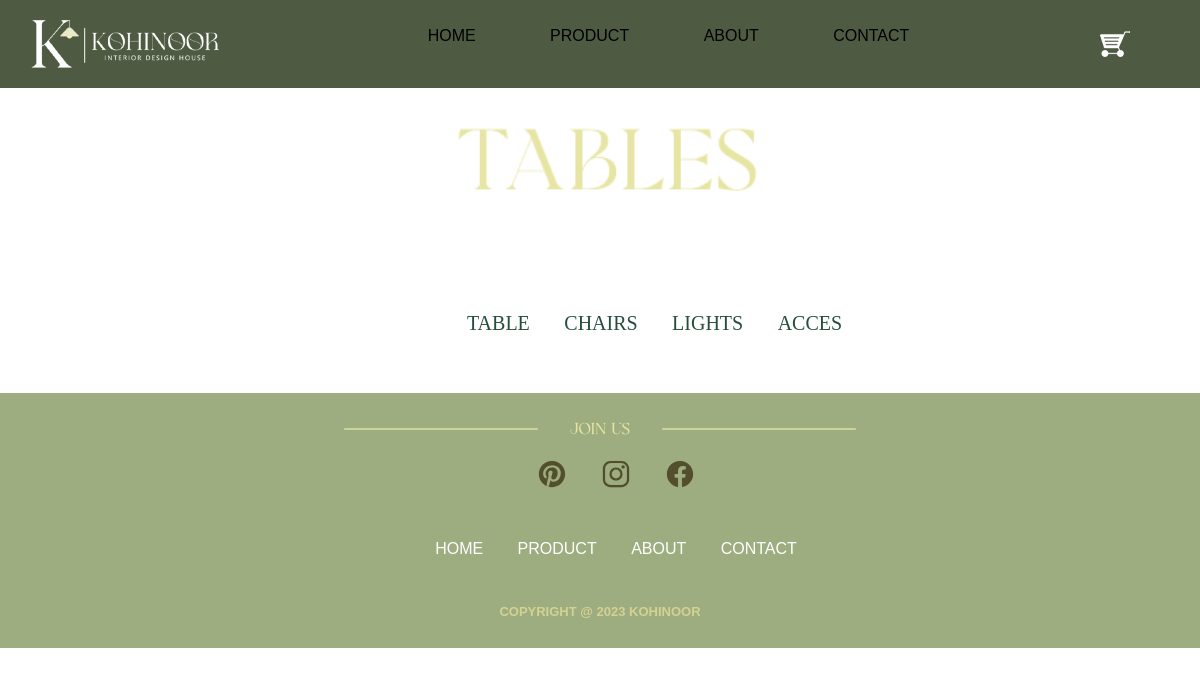
The app's page /tables.php, older data.
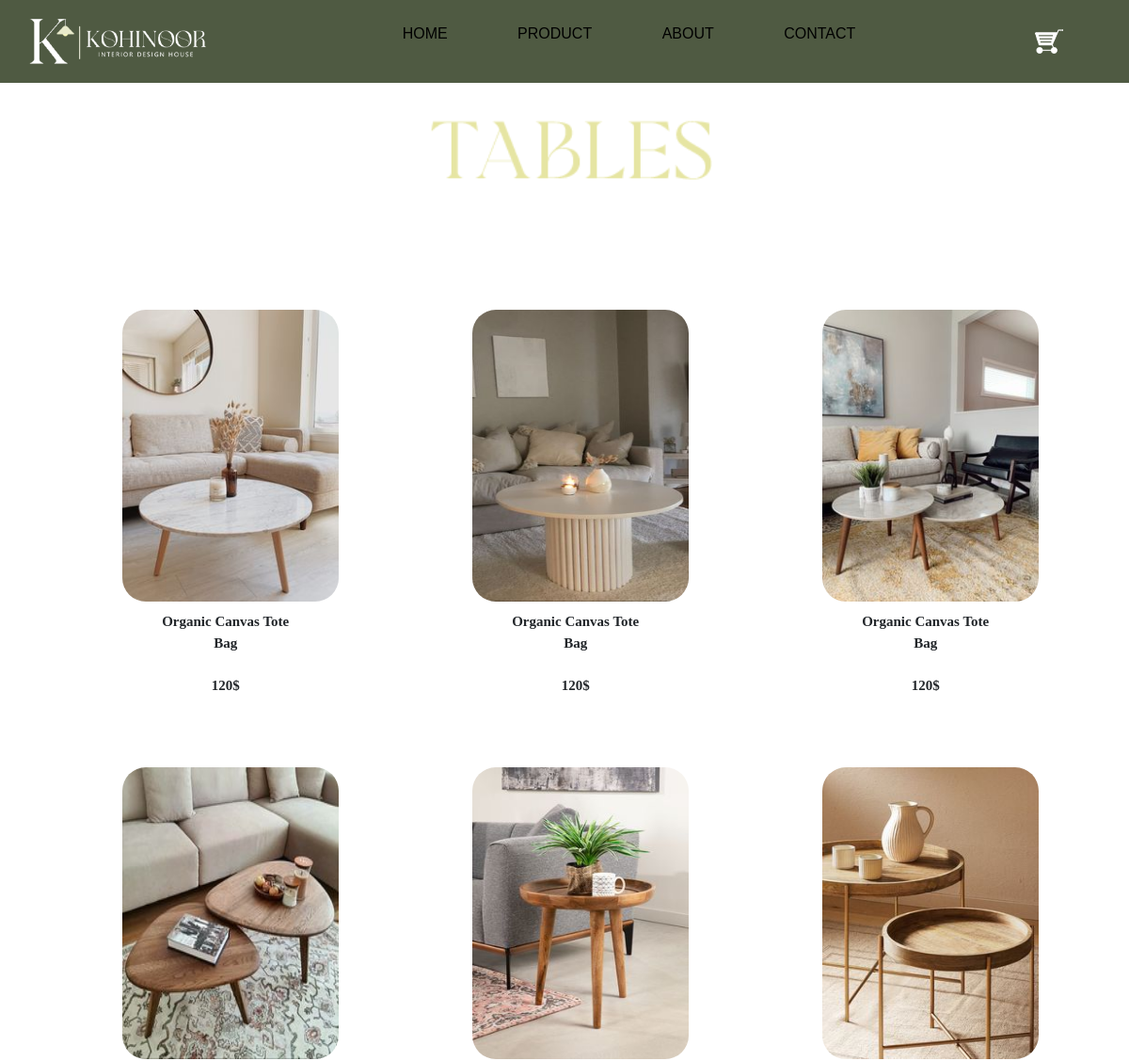
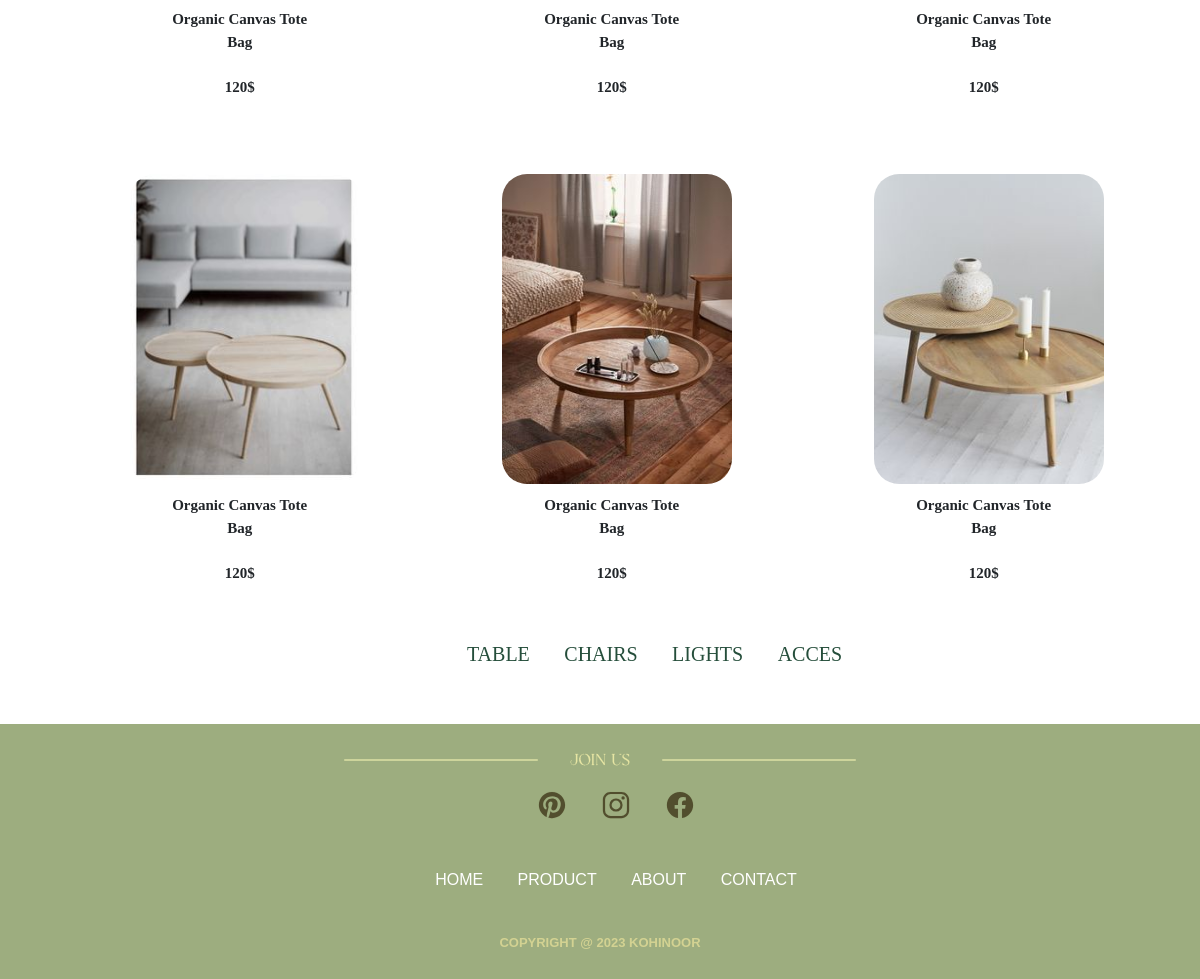
The same page, newer data (2 pictures, top to bottom).
### tables this page shows
CREATE TABLE `products` (
  `id` int(255) NOT NULL,
  `img` varchar(255) NOT NULL,
  `name` varchar(255) NOT NULL,
  `title` varchar(255) NOT NULL,
  `description` varchar(255) NOT NULL,
  `prix` int(255) NOT NULL,
  `categorie` varchar(255) NOT NULL
);

### tables.php (the view, shortened to what this page needs)
<?php
@include('connexion.php');
$query = "SELECT * FROM products WHERE categorie = 'tables'";
$result = mysqli_query($conn, $query);
?>
<!DOCTYPE html>
<html lang="en">
<head>
    <?php @include_once('header.php'); ?>
</head>
<body>
    <div>
        <?php @include_once('navbar.php'); ?>
    </div>
    <div>
        <img src="images/table.png" class="product">
    </div>
    <div class="product-img">
        <div class="container">
            <div class="row">
                <?php
                if ($result) {
                    $count = 0;
                    while ($row = mysqli_fetch_assoc($result)) {
                        if ($count % 3 == 0) {
                            echo '<div class="row">';
                        }
                        echo '<div class="col-sm-4">';
                        echo '<a href="product-description.php?id=' . $row['id'] . '"><img src="images/' . $row['img'] . '" alt=""></a>';
                        echo '<p class="par">' . $row['title'] . '<br><br>' . $row['prix'] ."$". '</p>';
                        echo '</div>';
                        $count++;
                        if ($count % 3 == 0) {
                            echo '</div>';
                        }
                    }
                }
                ?>
            </div>
        </div>
    </div>
    <br>
    <div class="menu-product">
        <ul class="menu">
            <li><a href="tables.php">TABLE</a></li>
            <li><a href="chairs.php">CHAIRS</a></li>
            <li><a href="lights.php">LIGHTS</a></li>
            <li><a href="acces.php">ACCES</a></li>
            <br>
            <br>
        </ul>
    </div>
</body>
<?php @include_once('footer.php'); ?>
</html>

Row changes from the older to the newer data that the page shows:
added products: img (picture), title "Organic Canvas Tote Bag", prix "120"
added products: img (picture), title "Organic Canvas Tote Bag", prix "120"
added products: img (picture), title "Organic Canvas Tote Bag", prix "120"
added products: img (picture), title "Organic Canvas Tote Bag", prix "120"
added products: img (picture), title "Organic Canvas Tote Bag", prix "120"
added products: img (picture), title "Organic Canvas Tote Bag", prix "120"
added products: img (picture), title "Organic Canvas Tote Bag", prix "120"
added products: img (picture), title "Organic Canvas Tote Bag", prix "120"
added products: img (picture), title "Organic Canvas Tote Bag", prix "120"
